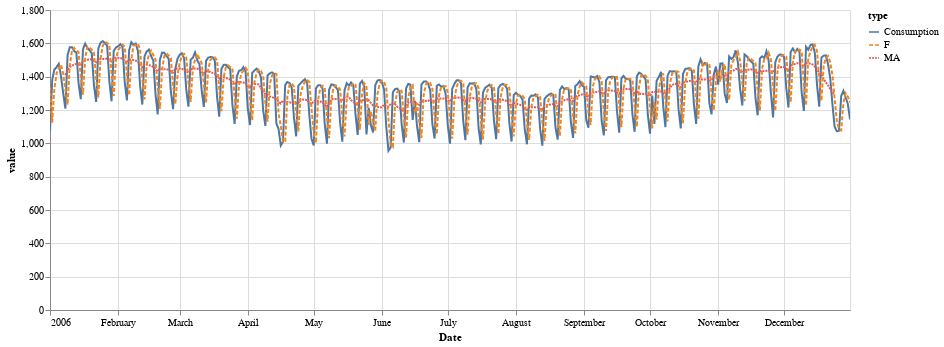

This figure's notebook cell:
### Code cell
source = data.drop('L', axis=1).transpose().stack().reset_index().rename(columns={'level_0': 'type', 0: 'value'})

alt.Chart(source).mark_line().encode(
    x='Date',
    y='value',
    color='type',
    strokeDash='type',
).properties(
    width=800,
    height=300
).interactive()

### Figure 1 — Vega-Lite specification as saved in the notebook (floating-point values rounded to 4 significant figures; data arrays with more than 128 entries replaced by an {"elided": "..."} marker saying what was removed)
{"config": {"view": {"continuousWidth": 400, "continuousHeight": 300}}, "data": {"name": "data-d5f058fdf930909f4ac52aab04f05dc9"}, "mark": "line", "encoding": {"color": {"type": "nominal", "field": "type"}, "strokeDash": {"type": "nominal", "field": "type"}, "x": {"type": "temporal", "field": "Date"}, "y": {"type": "quantitative", "field": "value"}}, "height": 300, "selection": {"selector001": {"type": "interval", "bind": "scales", "encodings": ["x", "y"]}}, "width": 800, "$schema": "https://vega.github.io/schema/vega-lite/v4.8.1.json", "datasets": {"data-d5f058fdf930909f4ac52aab04f05dc9": {"elided": "1081 records"}}}
